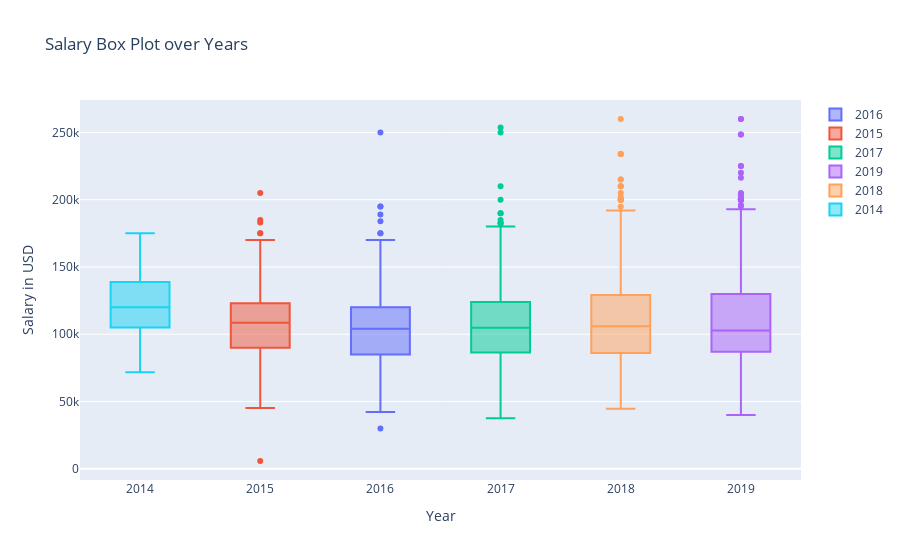

Source (notebook cell):
### Code cell
fig = go.Figure()
for i in data_scientists.year.unique():
    fig.add_trace(go.Box(y = data_scientists[data_scientists.year==i]['salary'],
                        name = str(i)))
fig.update_layout(title = 'Salary Box Plot over Years', xaxis_title = 'Year', yaxis_title = 'Salary in USD')
fig.show()

### Figure 1 — Plotly figure (JSON) as saved in the notebook; plotly's stock layout.template omitted (floating-point values rounded to 4 significant figures; data arrays with more than 128 entries replaced by an {"elided": "..."} marker saying what was removed)
{"data": [{"name": "2016", "type": "box", "y": {"elided": "909 int values"}}, {"name": "2015", "type": "box", "y": {"elided": "561 int values"}}, {"name": "2017", "type": "box", "y": {"elided": "1286 int values"}}, {"name": "2019", "type": "box", "y": {"elided": "2332 int values"}}, {"name": "2018", "type": "box", "y": {"elided": "2177 int values"}}, {"name": "2014", "type": "box", "y": [170000, 71718, 73923, 74755, 82000, 87630, 89565, 90000, 90000, 90000, 90870, 91374, 95000, 100000, 100880, 102300, 103000, 105000, 105000, 105000, 105000, 105000, 107000, 108383, 110000, 110000, 110000, 110004, 112000, 114950, 115000, 115000, 115058, 115752, 118378, 118427, 118625, 120000, 120000, 120000, 120000, 120500, 121900, 122800, 127500, 130000, 130000, 130000, 130000, 130000, 130000, 135000, 135000, 136573, 136573, 138000, 138900, 140000, 140000, 140000, 140000, 148000, 150000, 150000, 150000, 150000, 150000, 150000, 155000, 160000, 163000, 170000, 175000, 175000]}], "layout": {"title": {"text": "Salary Box Plot over Years"}, "xaxis": {"title": {"text": "Year"}}, "yaxis": {"title": {"text": "Salary in USD"}}}}
